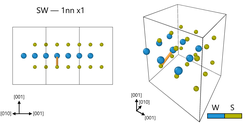
#> input picture examples/ws2-grid/images/1.png, 247 x 124 px, shrunk from 1000 x 500 before the run
$ python combine-images.py
#> lines starting #> are read from the running program, lines starting #| are printed output that depends on the picture
from pathlib import Path
from typing import Iterable, Tuple

from PIL import Image, ImageOps


def save_image_grid(
    image_dir: Path,
    grid_size: Tuple[int, int],
    outline_width: int,
    output_path: Path = Path("grid.png"),
) -> Path:
    """
    Build a grid image from files in `image_dir` and save it to `output_path`.

    Args:
        image_dir: Directory containing image files.
        grid_size: (cols, rows)
        outline_width: Black border width around each image, in pixels.
        output_path: Where to save the final montage.

    Returns:
        The path to the saved grid image.
    """
#> called with grid_size = (4, 5), outline_width = 6
    image_dir = Path(image_dir)
    output_path = Path(output_path)
    cols, rows = grid_size

    if cols <= 0 or rows <= 0:
        raise ValueError("grid_size must be positive, e.g. (3, 4)")
    if outline_width < 0:
        raise ValueError("outline_width must be >= 0")

    # Load image files from the directory.
    valid_exts = {".png", ".jpg", ".jpeg", ".bmp", ".tif", ".tiff", ".webp"}
    paths = sorted(
        (p for p in image_dir.iterdir()
        if p.is_file() and p.suffix.lower() in valid_exts),
        key=lambda path: int(path.stem)
    )

    if not paths:
        raise ValueError(f"No image files found in {image_dir}")

    images = [Image.open(p).convert("RGB") for p in paths[: cols * rows]]
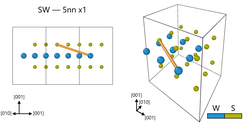
#> input picture examples/ws2-grid/images/13.png, 247 x 124 px, shrunk from 1000 x 500 before the run
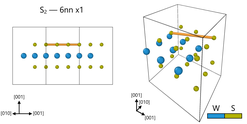
#> input picture examples/ws2-grid/images/15.png, 247 x 124 px, shrunk from 1000 x 500 before the run
#> images = 3 items

    # Compute a uniform inner cell size so every tile aligns nicely.
    max_w = max(img.width for img in images)
#> max_w = 247
    max_h = max(img.height for img in images)
#> max_h = 124
    cell_w = max_w + 2 * outline_width
#> cell_w = 259
    cell_h = max_h + 2 * outline_width
#> cell_h = 136

    grid_img = Image.new("RGB", (cols * cell_w, rows * cell_h), "white")
#> grid_img: PIL image 1036x680 RGB; every value is 255

    for i in range(cols * rows):
        row, col = divmod(i, cols)
        x0 = col * cell_w
        y0 = row * cell_h

        if i >= len(images):
            continue  # Leave remaining cells blank white.

        img = images[i]

        # Fit image inside the cell while preserving aspect ratio.
        fitted = ImageOps.contain(img, (max_w, max_h), method=Image.Resampling.LANCZOS)

        # Add the black outline around the fitted image.
        bordered = ImageOps.expand(fitted, border=outline_width, fill="black")

        # Center the bordered image within its cell.
        paste_x = x0 + (cell_w - bordered.width) // 2
        paste_y = y0 + (cell_h - bordered.height) // 2
        grid_img.paste(bordered, (paste_x, paste_y))
#> this loop made 20 passes
#> (x0, y0) on passes 4 to 15: (777, 0), (0, 136), (259, 136), (518, 136), (777, 136), (0, 272), (259, 272), (518, 272), (777, 272), (0, 408), (259, 408), (518, 408)
#> (x0, y0, paste_x) on passes 1 to 3: (0, 0, 0), (259, 0, 259), (518, 0, 518)
#> pass 1, in save_image_grid, `bordered = ImageOps.expand(fitted, border=outline_width, fill="black")`:
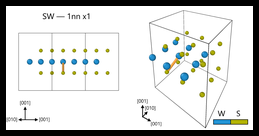
#> bordered: PIL image 259x136 RGB; mean R, G, B 212.1, 213.5, 212.2
#> after the loop:
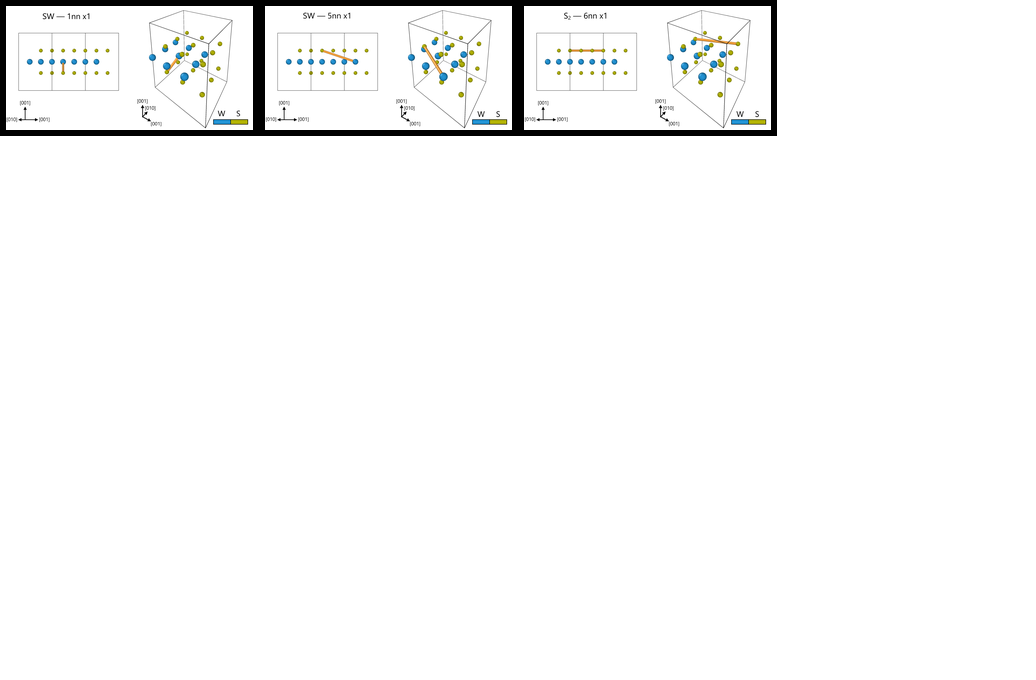
#> grid_img: PIL image 1036x680 RGB; mean R, G, B 248.6, 248.7, 248.5

    output_path.parent.mkdir(parents=True, exist_ok=True)
    grid_img.save(output_path)
    return output_path


if __name__ == "__main__":
    out = save_image_grid(
        image_dir=Path("images"),
        grid_size=(4, 5),
        outline_width=6,
        output_path=Path("grid.png"),
    )
    print(f"Saved to {out}")
